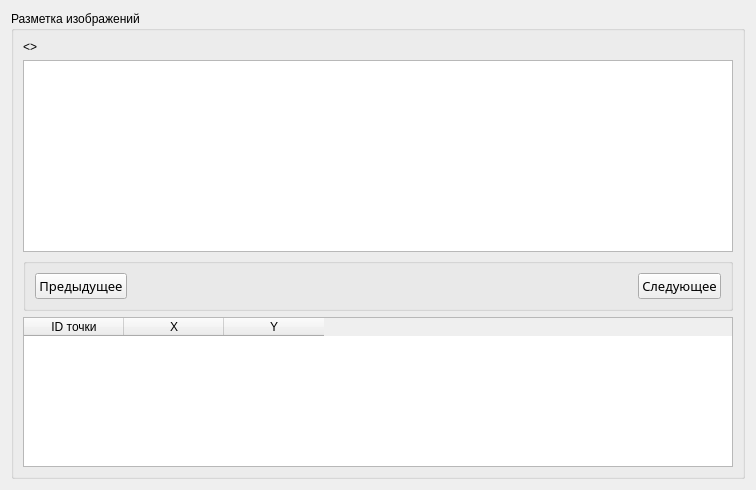
           <widget class="QWidget" name="page_calibrationSteps_5_ImageDotsCreating">
            <layout class="QVBoxLayout" name="verticalLayout_27">
             <item>
              <widget class="QGroupBox" name="groupBox_ImageDotsCreatorField">
               <property name="title">
                <string>Разметка изображений</string>
               </property>
               <layout class="QVBoxLayout" name="verticalLayout_28">
                <item>
                 <widget class="QLabel" name="label_imageDotsCreator_ImageName">
                  <property name="text">
                   <string>&lt;&lt;image name&gt;&gt;</string>
                  </property>
                 </widget>
                </item>
                <item>
                 <widget class="QGraphicsView" name="graphicsView_imageDotsCreator_ImagePreview"/>
                </item>
                <item>
                 <widget class="QGroupBox" name="groupBox_imageDotsCreator_ButtonsField">
                  <property name="title">
                   <string/>
                  </property>
                  <property name="flat">
                   <bool>true</bool>
                  </property>
                  <layout class="QHBoxLayout" name="horizontalLayout_20">
                   <item>
                    <widget class="QPushButton" name="pushButton_imageDotsCreator_getPreviousImage">
                     <property name="font">
                      <font>
                       <family>Rubik</family>
                       <pointsize>10</pointsize>
                      </font>
                     </property>
                     <property name="text">
                      <string>Предыдущее</string>
                     </property>
                    </widget>
                   </item>
                   <item>
                    <spacer name="horizontalSpacer_imageDotsCreator_betweenButtons">
                     <property name="orientation">
                      <enum>Qt::Orientation::Horizontal</enum>
                     </property>
                     <property name="sizeHint" stdset="0">
                      <size>
                       <width>505</width>
                       <height>20</height>
                      </size>
                     </property>
                    </spacer>
                   </item>
                   <item>
                    <widget class="QPushButton" name="pushButton_imageDotsCreator_getNextImage">
                     <property name="font">
                      <font>
                       <family>Rubik</family>
                       <pointsize>10</pointsize>
                      </font>
                     </property>
                     <property name="text">
                      <string>Следующее</string>
                     </property>
                    </widget>
                   </item>
                  </layout>
                 </widget>
                </item>
                <item>
                 <widget class="QTableWidget" name="tableWidget_imageDotsCreator_DotsData">
                  <property name="maximumSize">
                   <size>
                    <width>16777215</width>
                    <height>150</height>
                   </size>
                  </property>
                  <column>
                   <property name="text">
                    <string>ID точки</string>
                   </property>
                  </column>
                  <column>
                   <property name="text">
                    <string>X</string>
                   </property>
                  </column>
                  <column>
                   <property name="text">
                    <string>Y</string>
                   </property>
                  </column>
                 </widget>
                </item>
               </layout>
              </widget>
             </item>
            </layout>
           </widget>
